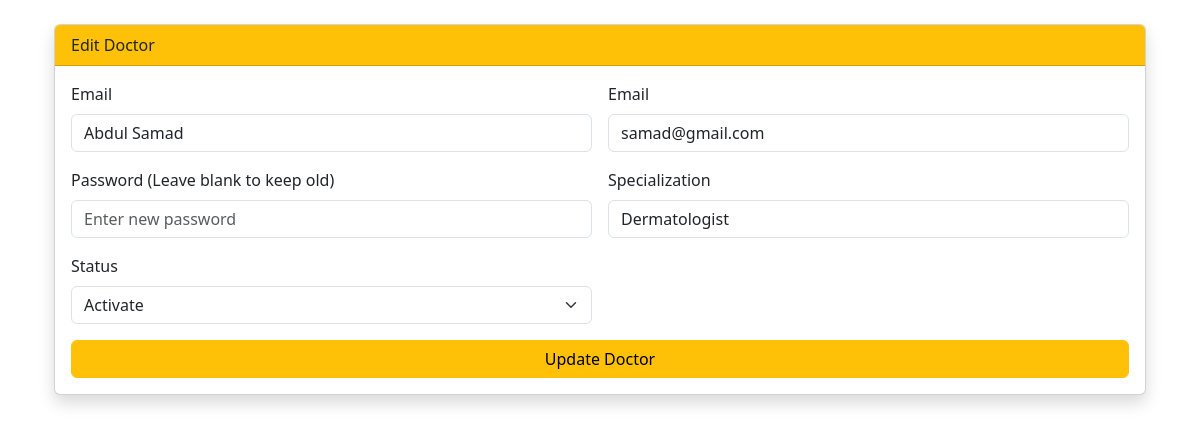
Screenshot of /pages/edit-doctor.php?id=8 (signed in) with the database file from the repository.
### tables this page shows
CREATE TABLE `doctor` (
  `id` int(11) NOT NULL,
  `name` varchar(55) NOT NULL,
  `email` varchar(55) NOT NULL,
  `pwd` varchar(55) NOT NULL,
  `Specialization` varchar(55) NOT NULL,
  `status` varchar(55) DEFAULT 'Activate',
  `created_at` timestamp NOT NULL DEFAULT curdate()
);

### includes/model.php (called while the page is built, shortened)
<?php
class model
{
    public $conn;
    public function __construct($conn)
    {
        $this->conn = $conn;
    }
    public function get_record_by_id($table, $id)
    {
        $table = preg_replace('/[^a-zA-Z0-9_]/', '', $table);
        $stmt = $this->conn->prepare("SELECT * FROM $table WHERE id = ?");
        $stmt->bind_param("i", $id);
        $stmt->execute();
        $result = $stmt->get_result();
        return $result->fetch_assoc();
    }
}
?>

### pages/edit-doctor.php (the view, shortened to what this page needs)
<?php
require_once 'includes/auth.php';
require_once 'includes/model.php';
$db = new database();
$conn = $db->connection();
$controller = new controller($conn);
$id = $_GET['id'];
$data = $controller->get_record_by_id('doctor', $id);
?>
<!DOCTYPE html>
<html lang="en">
<head>
  <link href="https://cdn.jsdelivr.net/npm/bootstrap@5.3.2/dist/css/bootstrap.min.css" rel="stylesheet">
</head>
<body>
  <div class="container p-4">
    <div class="card shadow mb-5">
      <div class="card-header bg-warning text-dark">
        Edit Doctor
      </div>
      <div class="card-body">
        <form action="./edit-doctor-script" method="POST">
          <div class="row g-3">
            <div class="col-md-6">
              <label class="form-label">Email</label>
              <input type="text" name="name" class="form-control"
                value="<?php echo $data['name']; ?>">
            </div>
            <div class="col-md-6">
              <label class="form-label">Email</label>
              <input type="email" name="email" class="form-control"
                value="<?php echo $data['email']; ?>">
            </div>
            <div class="col-md-6">
              <label class="form-label">Password (Leave blank to keep old)</label>
              <input type="password" name="pwd" class="form-control" placeholder="Enter new password">
            </div>
            <div class="col-md-6">
              <label class="form-label">Specialization</label>
              <input type="text" name="specialization" class="form-control"
                value="<?php echo $data['Specialization']; ?>">
            </div>
            <div class="col-md-6">
              <label class="form-label">Status</label>
              <select name="status" class="form-select">
                <option value="Activate" <?php if ($data['status'] == 'Activate')
                  echo 'selected'; ?>>
                  Activate
                </option>
              </select>
            </div>
            <div class="col-12">
              <button type="submit" class="btn btn-warning w-100">
                Update Doctor
              </button>
            </div>
          </div>
        </form>
      </div>
    </div>
  </div>
</body>
</html>

### rows the page displays
doctor: name "Abdul Samad", email "samad@gmail.com", specialization "Dermatologist", status "Activate"
